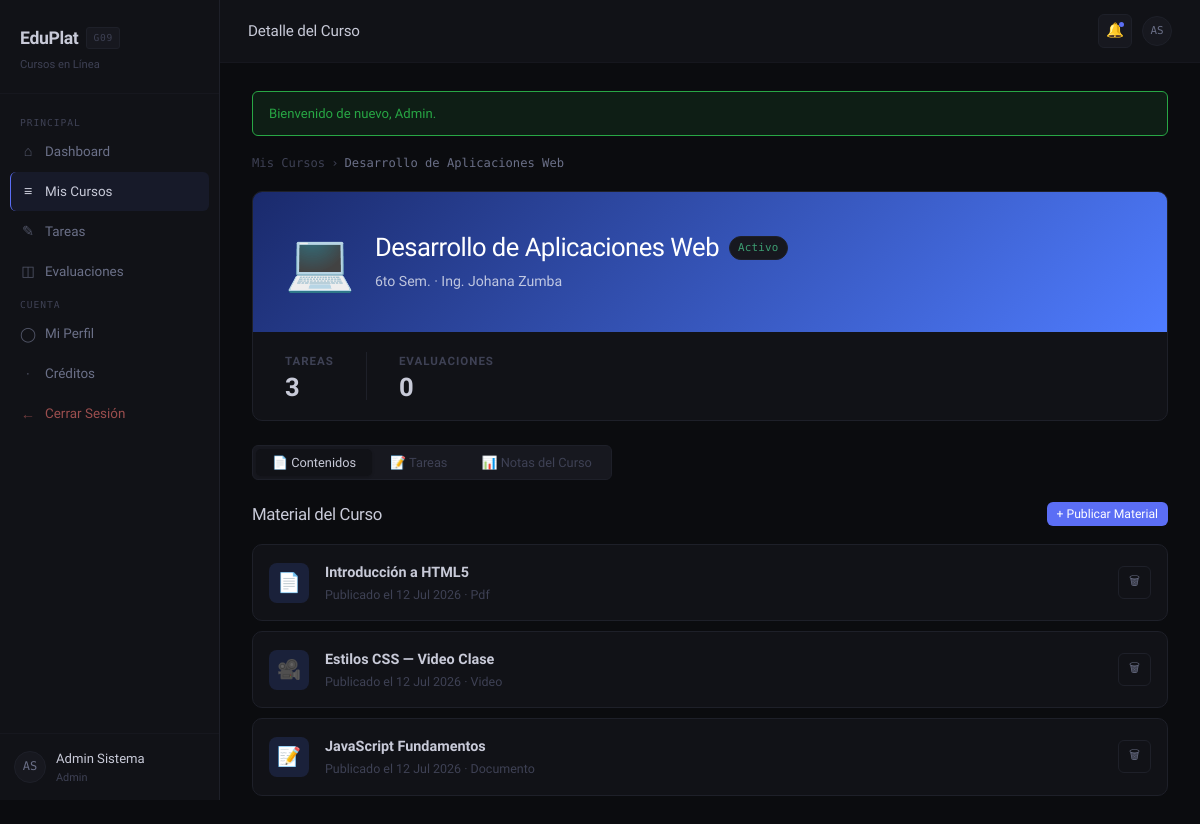
Page /EDUPLAT_G09/index.php?accion=curso&id=1 (signed in) on the committed database.
### tables this page shows
CREATE TABLE `cursos` (
  `id_curso` int(11) NOT NULL,
  `nombre` varchar(150) NOT NULL,
  `descripcion` varchar(255) DEFAULT NULL,
  `docente_id` int(11) NOT NULL,
  `semestre` varchar(30) DEFAULT NULL,
  `icono` varchar(10) NOT NULL DEFAULT '?',
  `estado` enum('activo','inactivo') NOT NULL DEFAULT 'activo',
  `fecha_creacion` datetime NOT NULL DEFAULT current_timestamp()
);

CREATE TABLE `usuarios` (
  `id_usuario` int(11) NOT NULL,
  `nombres` varchar(80) NOT NULL,
  `apellidos` varchar(80) NOT NULL,
  `correo` varchar(120) NOT NULL,
  `password_hash` varchar(255) NOT NULL,
  `rol` enum('estudiante','docente','admin') NOT NULL DEFAULT 'estudiante',
  `estado` tinyint(1) NOT NULL DEFAULT 1,
  `fecha_registro` datetime NOT NULL DEFAULT current_timestamp()
);

CREATE TABLE `materiales` (
  `id_material` int(11) NOT NULL,
  `id_curso` int(11) NOT NULL,
  `titulo` varchar(150) NOT NULL,
  `tipo` enum('documento','video','pdf','enlace') NOT NULL DEFAULT 'documento',
  `enlace` varchar(255) DEFAULT NULL,
  `fecha_publicacion` datetime NOT NULL DEFAULT current_timestamp()
);

### EDUPLAT_G09/controlador/CursoControlador.php (called while the page is built, shortened)
<?php
require_once __DIR__ . '/../modelo/Curso.php';
require_once __DIR__ . '/../modelo/Material.php';
require_once __DIR__ . '/../modelo/Tarea.php';
require_once __DIR__ . '/../modelo/Evaluacion.php';
class CursoControlador
{
    public function verDetalle(): void
    {
        $uid = (int) $_SESSION['id_usuario'];
        $rol = $_SESSION['rol'];
        $idCurso = (int) ($_GET['id'] ?? 0);
        $curso = Curso::obtenerPorId($idCurso);
        $esPropietario = $rol === 'admin' || ($rol === 'docente' && (int) $curso['docente_id'] === $uid);
        $materiales = Material::listarPorCurso($idCurso);
        $tareas = Tarea::listarPorCurso($idCurso, $rol === 'estudiante' ? $uid : null);
        $evaluaciones = Evaluacion::listarParaEstudiante($uid, '', $idCurso);
        $statTareasTotal = count($tareas);
        $statEvaluacionesTotal = count($evaluaciones);
        require __DIR__ . '/../vista/cursos_detalle.php';
    }
}

### EDUPLAT_G09/modelo/Database.php (called while the page is built)
<?php
require_once __DIR__ . '/../config/conexion.php';
class Database
{
    private static ?PDO $conn = null;
    public static function get(): PDO
    {
        global $pdo;
        if (self::$conn === null) {
            self::$conn = $pdo;
        }
        return self::$conn;
    }
}

### EDUPLAT_G09/modelo/Curso.php (called while the page is built, shortened)
<?php
require_once __DIR__ . '/Database.php';
class Curso
{
    public static function obtenerPorId(int $id): ?array
    {
        $stmt = Database::get()->prepare(
            'SELECT c.*, u.nombres AS docente_nombres, u.apellidos AS docente_apellidos
             FROM cursos c JOIN usuarios u ON u.id_usuario = c.docente_id
             WHERE c.id_curso = :id LIMIT 1'
        );
        $stmt->execute([':id' => $id]);
        $c = $stmt->fetch();
        return $c ?: null;
    }
}

### EDUPLAT_G09/modelo/Tarea.php (called while the page is built, shortened)
<?php
require_once __DIR__ . '/Database.php';
class Tarea
{
    public static function listarPorCurso(int $idCurso, ?int $idEstudiante = null): array
    {
        $sql = 'SELECT t.*';
        $sql .= ' FROM tareas t';
        $sql .= ' WHERE t.id_curso = :c ORDER BY t.fecha_limite ASC';
        $stmt = Database::get()->prepare($sql);
        $params = [':c' => $idCurso];
        $stmt->execute($params);
        return $stmt->fetchAll();
    }
}

### EDUPLAT_G09/modelo/Evaluacion.php (called while the page is built, shortened)
<?php
require_once __DIR__ . '/Database.php';
class Evaluacion
{
    public static function listarParaEstudiante(int $idEstudiante, string $busqueda = '', ?int $idCurso = null): array
    {
        $sql = 'SELECT ev.*, c.nombre AS curso_nombre,
                       r.nota, r.retroalimentacion, r.id_resultado
                FROM evaluaciones ev
                JOIN cursos c ON c.id_curso = ev.id_curso
                JOIN inscripciones i ON i.id_curso = c.id_curso AND i.id_estudiante = :uid
                LEFT JOIN resultados_evaluacion r ON r.id_evaluacion = ev.id_evaluacion AND r.id_estudiante = :uid2
                WHERE 1=1';
        $params = [':uid' => $idEstudiante, ':uid2' => $idEstudiante];
        if ($idCurso) { $sql .= ' AND c.id_curso = :curso'; $params[':curso'] = $idCurso; }
        $sql .= ' ORDER BY ev.fecha ASC';
        $stmt = Database::get()->prepare($sql);
        $stmt->execute($params);
        return $stmt->fetchAll();
    }
}

### EDUPLAT_G09/modelo/Material.php (called while the page is built, shortened)
<?php
require_once __DIR__ . '/Database.php';
class Material
{
    public static function listarPorCurso(int $idCurso): array
    {
        $stmt = Database::get()->prepare('SELECT * FROM materiales WHERE id_curso = :c ORDER BY fecha_publicacion DESC');
        $stmt->execute([':c' => $idCurso]);
        return $stmt->fetchAll();
    }
}

### EDUPLAT_G09/vista/cursos_detalle.php (the view, shortened to what this page needs)
<!DOCTYPE html>
<html lang="es">
<head>
  <link rel="stylesheet" href="public/css/styles.css" />
</head>
<body>
<div class="app-layout">
  <?php $activePage = 'cursos'; require __DIR__ . '/partials/sidebar.php'; ?>
  <main class="main-content">
    <div class="topbar">
      <span class="topbar-title">Detalle del Curso</span>
      <div class="topbar-actions">
        <div class="notif-btn">🔔<span class="notif-dot"></span></div>
        <a href="index.php?accion=perfil"><div class="avatar" style="width:30px;height:30px;font-size:0.68rem;cursor:pointer;"><?= htmlspecialchars(inicialesUsuario()) ?></div></a>
      </div>
    </div>
    <div class="page-body">
      <?php pintarFlash(); ?>
      <div class="breadcrumb fade-in">
        <a href="index.php?accion=cursos">Mis Cursos</a>
        <span>›</span>
        <span class="current"><?= htmlspecialchars($curso['nombre']) ?></span>
      </div>
      <div class="card fade-in" style="margin-bottom:24px; padding:0; overflow:hidden;">
        <div style="height:140px; background:linear-gradient(135deg,#1a2a6c,#4f7cff); display:flex; align-items:center; padding:32px; gap:20px; position:relative;">
          <div style="font-size:3.5rem; z-index:1;"><?= htmlspecialchars($curso['icono']) ?></div>
          <div style="z-index:1;">
            <div style="display:flex;align-items:center;gap:10px;margin-bottom:6px;">
              <h1 style="font-size:1.6rem; color:#fff;"><?= htmlspecialchars($curso['nombre']) ?></h1>
              <span class="badge <?= $curso['estado'] === 'activo' ? 'badge-green' : 'badge-muted' ?>"><?= ucfirst($curso['estado']) ?></span>
            </div>
            <p style="color:rgba(255,255,255,0.7); font-size:0.88rem;"><?= htmlspecialchars($curso['semestre'] ?? '') ?> · Ing. <?= htmlspecialchars($curso['docente_nombres'] . ' ' . $curso['docente_apellidos']) ?></p>
          </div>
        </div>
        <div style="padding:20px 32px; display:flex; gap:32px; flex-wrap:wrap;">
          <div style="border-left:<?= $rol === 'estudiante' ? '1px solid var(--border);padding-left:32px;' : 'none;' ?>">
            <div style="font-size:0.72rem;text-transform:uppercase;letter-spacing:1px;color:var(--text-muted);font-weight:600;">Tareas</div>
            <div style="font-size:1.6rem;font-family:var(--font-head);font-weight:800;color:var(--text);line-height:1;margin-top:4px;"><?= $rol === 'estudiante' ? "$statTareasEntregadas/$statTareasTotal" : $statTareasTotal ?></div>
          </div>
          <div style="border-left:1px solid var(--border);padding-left:32px;">
            <div style="font-size:0.72rem;text-transform:uppercase;letter-spacing:1px;color:var(--text-muted);font-weight:600;">Evaluaciones</div>
            <div style="font-size:1.6rem;font-family:var(--font-head);font-weight:800;color:var(--text);line-height:1;margin-top:4px;"><?= $rol === 'estudiante' ? "$statEvaluacionesRendidas/$statEvaluacionesTotal" : $statEvaluacionesTotal ?></div>
          </div>
        </div>
      </div>
      <div class="tab-nav fade-in fade-in-1" id="detalle-tabs">
        <button class="tab-btn active" onclick="showTab('contenidos')">📄 Contenidos</button>
        <button class="tab-btn" onclick="showTab('tareas')">📝 Tareas</button>
        <button class="tab-btn" onclick="showTab('notas')">📊 <?= $esPropietario ? 'Notas del Curso' : 'Mis Notas' ?></button>
      </div>
      <div id="tab-contenidos" class="fade-in fade-in-2">
        <div class="section-header">
          <h3>Material del Curso</h3>
          <?php if ($esPropietario): ?>
            <button class="btn btn-primary btn-sm" onclick="abrirModal('modal-material')">+ Publicar Material</button>
          <?php endif; ?>
        </div>
        <div style="display:flex; flex-direction:column; gap:10px;">
          <?php $iconos = ['documento' => '📝', 'video' => '🎥', 'pdf' => '📄', 'enlace' => '🔗']; ?>
          <?php foreach ($materiales as $m): ?>
            <div class="card card-sm" style="display:flex;align-items:center;gap:16px;padding:16px;">
              <div style="width:40px;height:40px;border-radius:8px;background:rgba(79,124,255,0.15);display:flex;align-items:center;justify-content:center;font-size:1.2rem;flex-shrink:0;"><?= $iconos[$m['tipo']] ?? '📄' ?></div>
              <div style="flex:1;">
                <div style="font-weight:600;font-size:0.9rem;color:var(--text);"><?= htmlspecialchars($m['titulo']) ?></div>
                <div style="font-size:0.78rem;color:var(--text-muted);">Publicado el <?= date('d M Y', strtotime($m['fecha_publicacion'])) ?> · <?= ucfirst($m['tipo']) ?></div>
              </div>
              <div style="display:flex;gap:6px;">
                <?php if ($esPropietario): ?>
                  <form method="POST" action="index.php?accion=eliminarMaterial" onsubmit="return confirm('¿Eliminar este material?');">
                    <button class="btn btn-ghost btn-sm" type="submit">🗑</button>
                  </form>
                <?php endif; ?>
              </div>
            </div>
          <?php endforeach; ?>
        </div>
      </div>
    </div>
  </main>
</div>
</body>
</html>

### EDUPLAT_G09/index.php (shortened to what this page needs)
<?php
require_once __DIR__ . '/config/auth.php';
require_once __DIR__ . '/controlador/CursoControlador.php';
$cursoControlador      = new CursoControlador();
$accion = $_GET['accion'] ?? (!empty($_SESSION['id_usuario']) ? 'dashboard' : 'login');
switch ($accion) {
    case 'curso':
        $cursoControlador->verDetalle();
        break;
}

### EDUPLAT_G09/vista/partials/sidebar.php
<?php $activePage = $activePage ?? ''; ?>
<aside class="sidebar">
  <div class="sidebar-logo">
    <div class="logo-mark">EduPlat <span>G09</span></div>
    <p>Cursos en Línea</p>
  </div>
  <nav class="sidebar-nav">
    <span class="nav-section-label">Principal</span>
    <a href="index.php?accion=dashboard" class="nav-item <?= $activePage === 'dashboard' ? 'active' : '' ?>"><span class="icon">⌂</span> Dashboard</a>
    <a href="index.php?accion=cursos" class="nav-item <?= $activePage === 'cursos' ? 'active' : '' ?>"><span class="icon">≡</span> <?= ($_SESSION['rol'] ?? '') === 'docente' ? 'Mis Cursos (Docente)' : 'Mis Cursos' ?></a>
    <a href="index.php?accion=tareas" class="nav-item <?= $activePage === 'tareas' ? 'active' : '' ?>"><span class="icon">✎</span> Tareas</a>
    <a href="index.php?accion=evaluaciones" class="nav-item <?= $activePage === 'evaluaciones' ? 'active' : '' ?>"><span class="icon">◫</span> Evaluaciones</a>
    <span class="nav-section-label">Cuenta</span>
    <a href="index.php?accion=perfil" class="nav-item <?= $activePage === 'perfil' ? 'active' : '' ?>"><span class="icon">◯</span> Mi Perfil</a>
    <a href="index.php?accion=creditos" class="nav-item <?= $activePage === 'creditos' ? 'active' : '' ?>"><span class="icon">·</span> Créditos</a>
    <a href="index.php?accion=logout" class="nav-item" style="color:var(--danger);"><span class="icon">←</span> Cerrar Sesión</a>
  </nav>
  <div class="sidebar-user">
    <div class="avatar"><?= htmlspecialchars(inicialesUsuario()) ?></div>
    <div class="sidebar-user-info">
      <div class="name"><?= htmlspecialchars($_SESSION['nombres'] . ' ' . $_SESSION['apellidos']) ?></div>
      <div class="role"><?= htmlspecialchars(rolUsuario()) ?></div>
    </div>
  </div>
</aside>

### EDUPLAT_G09/config/auth.php (shortened to what this page needs)
<?php
function inicialesUsuario(): string
{
    $n = $_SESSION['nombres']   ?? '';
    $a = $_SESSION['apellidos'] ?? '';
    $ini = mb_strtoupper(mb_substr($n, 0, 1) . mb_substr($a, 0, 1));
    return $ini !== '' ? $ini : '??';
}
function rolUsuario(): string
{
    return ucfirst($_SESSION['rol'] ?? '');
}
function obtenerFlash(): ?array
{
    if (!empty($_SESSION['flash'])) {
        $f = $_SESSION['flash'];
        return $f;
    }
    return null;
}
function pintarFlash(): void
{
    $f = obtenerFlash();
    $colores = [
        'success' => ['bg' => 'rgba(40,167,69,0.12)',  'bd' => '#28a745', 'tx' => '#28a745'],
        'error'   => ['bg' => 'rgba(220,53,69,0.12)',  'bd' => 'var(--danger)', 'tx' => 'var(--danger)'],
        'info'    => ['bg' => 'rgba(79,124,255,0.12)', 'bd' => 'var(--accent)', 'tx' => 'var(--accent)'],
    ];
    $c = $colores[$f['tipo']] ?? $colores['info'];
    echo '<div class="fade-in" style="background:' . $c['bg'] . ';border:1px solid ' . $c['bd'] . ';color:' . $c['tx'] . ';padding:11px 16px;border-radius:var(--radius-sm);font-size:0.82rem;margin-bottom:18px;">'
       . htmlspecialchars($f['mensaje']) . '</div>';
}

### rows in the picture
cursos: nombre "Desarrollo de Aplicaciones Web", icono "💻", estado "Activo", semestre "6to Sem.", docente.apellidos "Johana Zumba"
materiales: tipo "📄", titulo "Introducción a HTML5", fecha_publicacion "12 Jul 2026", tipo "Pdf"
materiales: tipo "🎥", titulo "Estilos CSS — Video Clase", fecha_publicacion "12 Jul 2026", tipo "Video"
materiales: tipo "📝", titulo "JavaScript Fundamentos", fecha_publicacion "12 Jul 2026", tipo "Documento"

### other values in the picture
inicialesUsuario() "AS"
$_SESSION['nombres'] . ' ' . $_SESSION['apellidos'] "Admin Sistema"
rolUsuario() "Admin"
$f['mensaje'] "Bienvenido de nuevo, Admin."
$statTareasTotal "3"
$statEvaluacionesTotal "0"
